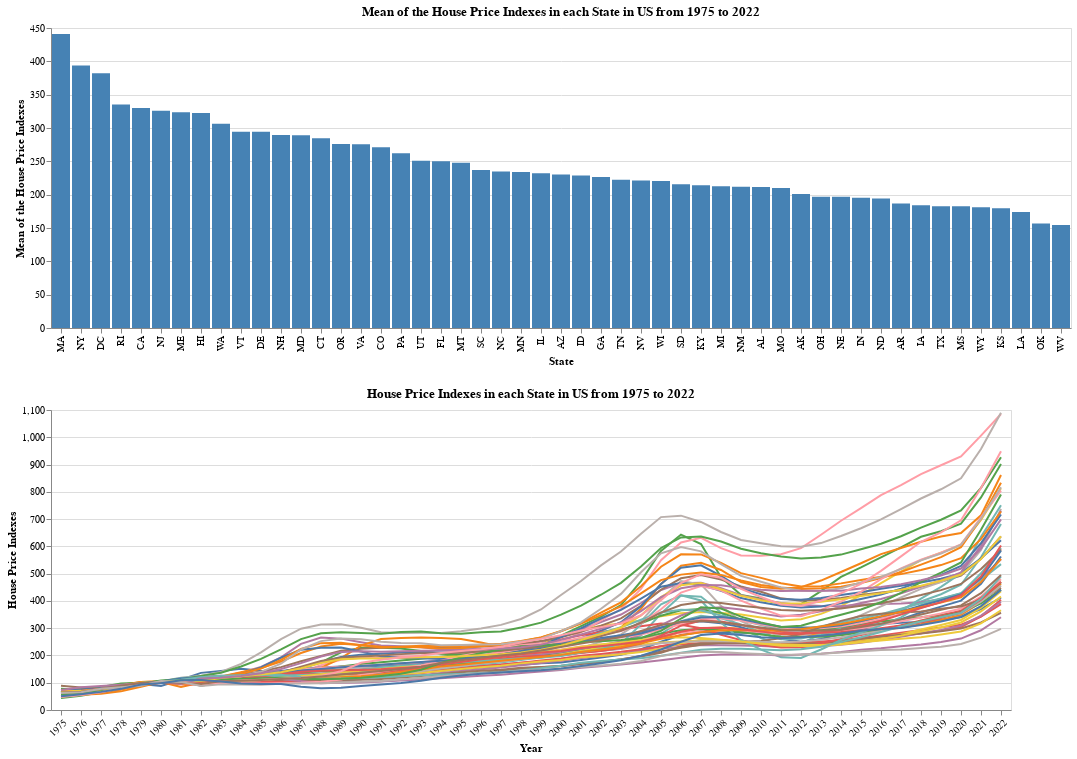

Notebook code cell kept with this figure:
### Code cell
# | echo: false
# The bar plot 
# make the bar can be selected, and selected based on the name od the appliances
selection = alt.selection_single(fields=['State'],name='Random')
color = alt.condition(selection,
                      alt.value('steelblue'),         # the selected bar's color is steelblue
                      alt.value('lightgray'))         # unselected bars is lightgray

bar=(alt.Chart(df2_year)
 .mark_bar()
 .encode(y='mean(H_idx):Q',            # y is the value of the sum of the power
         x=alt.X('State:N',            # x is the appliances, and each appliances is the sum of the power, 
         sort=alt.EncodingSortField(field='H_idx', op='mean',     
                            order='descending')),  # and they are in descending order according to the sum of the power
         color=color
    
        )
).add_selection(selection)           # the selection and the color are defined above

# set for the title, xlabel, and ylabel.
bar.title ="Mean of the House Price Indexes in each State in US from 1975 to 2022"
bar.encoding.x.title = 'State'
bar.encoding.y.title = 'Mean of the House Price Indexes'


# The corresponding line plot for the selected appliances.
color2 = alt.condition(selection,
                      alt.Color('State:N', legend=None),                # The color is based on the selected appliance
#                       alt.value('steelblue'),
                      alt.value('lightgray'))             # unselected is dark gray

line1=(alt.Chart(df2_year)
 .mark_line()                                                     # line plot
 .encode(x=alt.X('Year:O',axis=alt.Axis(labelAngle=-45)),          # x is the hour
         y='mean(H_idx):Q',                                      # y is the sum of the power
         color=color2,                                 # selection of the color is defined above
         opacity=alt.condition(selection, alt.value(1.0), alt.value(0.1))
    
        )
)

# set the title, x label, and y label
line1.title ="House Price Indexes in each State in US from 1975 to 2022"
line1.encoding.x.title = 'Year'
line1.encoding.y.title = 'House Price Indexes'

# plot horizontally 
bar & line1

### Figure 1 — Vega-Lite specification as saved in the notebook (floating-point values rounded to 4 significant figures; data arrays with more than 128 entries replaced by an {"elided": "..."} marker saying what was removed)
{"config": {"view": {"continuousWidth": 400, "continuousHeight": 300}}, "vconcat": [{"mark": "bar", "encoding": {"color": {"condition": {"value": "steelblue", "selection": "Random"}, "value": "lightgray"}, "x": {"field": "State", "sort": {"field": "H_idx", "op": "mean", "order": "descending"}, "title": "State", "type": "nominal"}, "y": {"aggregate": "mean", "field": "H_idx", "title": "Mean of the House Price Indexes", "type": "quantitative"}}, "selection": {"Random": {"type": "single", "fields": ["State"]}}, "title": "Mean of the House Price Indexes in each State in US from 1975 to 2022"}, {"mark": "line", "encoding": {"color": {"condition": {"field": "State", "legend": null, "type": "nominal", "selection": "Random"}, "value": "lightgray"}, "opacity": {"condition": {"value": 1.0, "selection": "Random"}, "value": 0.1}, "x": {"axis": {"labelAngle": -45}, "field": "Year", "title": "Year", "type": "ordinal"}, "y": {"aggregate": "mean", "field": "H_idx", "title": "House Price Indexes", "type": "quantitative"}}, "title": "House Price Indexes in each State in US from 1975 to 2022"}], "data": {"name": "data-4b527facb9317d0606e94964aead4972"}, "$schema": "https://vega.github.io/schema/vega-lite/v4.17.0.json", "datasets": {"data-4b527facb9317d0606e94964aead4972": {"elided": "2448 records"}}}
